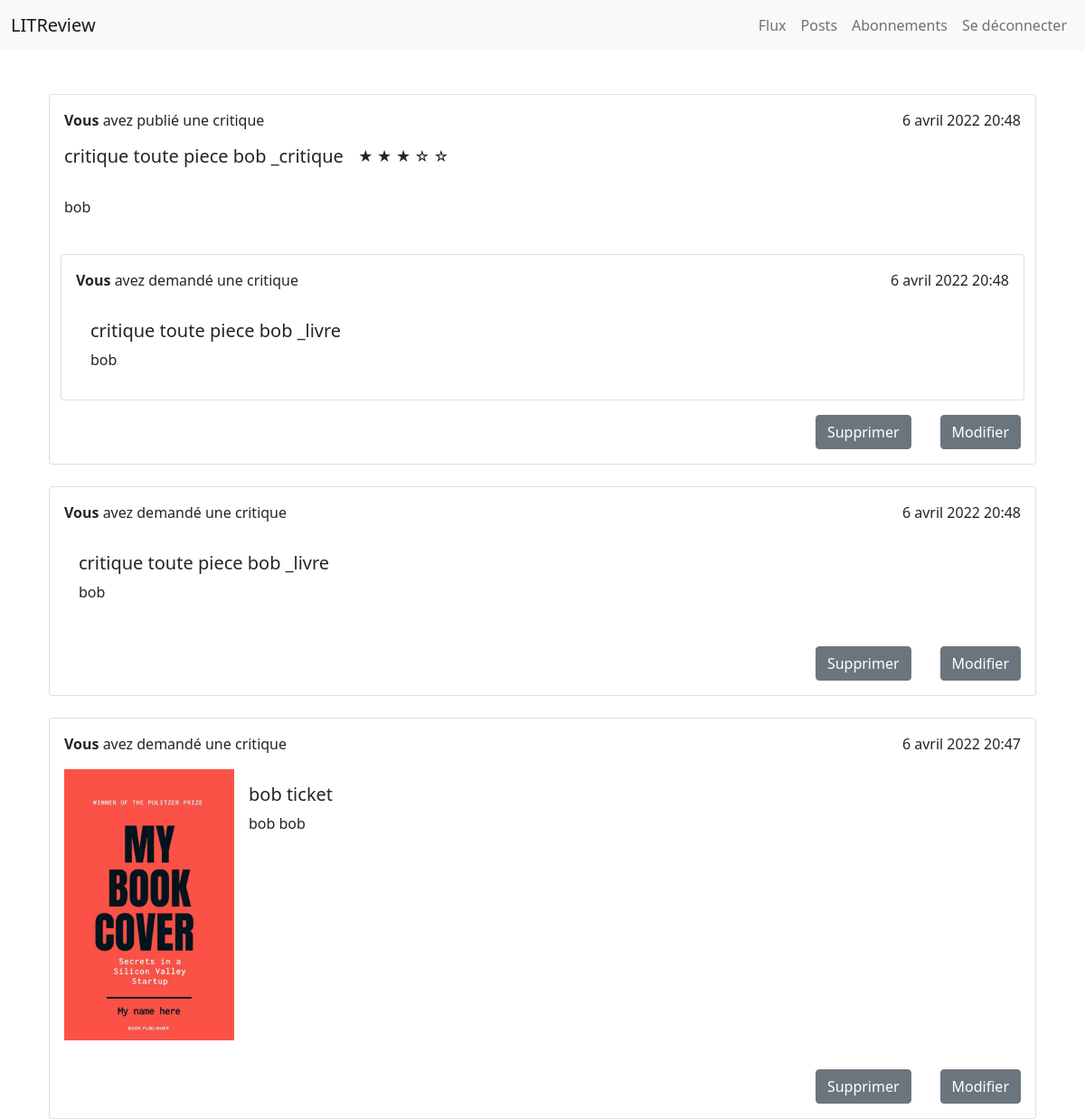
The app's page /my_posts (signed in) with its own data.
### main/models.py (models this page shows, shortened)
class Review(models.Model):
    ticket = models.ForeignKey(to=Ticket, on_delete=models.CASCADE)
    rating = models.PositiveSmallIntegerField(
        validators=[MinValueValidator(0), MaxValueValidator(5)]
    )
    headline = models.CharField(max_length=128)
    body = models.CharField(max_length=8192, blank=True)
    user = models.ForeignKey(to=settings.AUTH_USER_MODEL, on_delete=models.CASCADE)
    time_created = models.DateTimeField(auto_now_add=True)

class Ticket(models.Model):
    title = models.CharField(max_length=128)
    description = models.TextField(max_length=2048, blank=True)
    user = models.ForeignKey(to=settings.AUTH_USER_MODEL, on_delete=models.CASCADE)
    image = models.ImageField(null=True, blank=True, upload_to="images/")
    time_created = models.DateTimeField(auto_now_add=True)

### main/views.py (the view)
# urls.py: path("my_posts", views.see_my_posts, name="my_posts"),
@login_required
def see_my_posts(request):
    my_tickets = Ticket.objects.filter(user=request.user)
    my_tickets = my_tickets.annotate(content_type=Value("TICKET", CharField()))
    my_reviews = Review.objects.filter(user=request.user)
    my_reviews = my_reviews.annotate(content_type=Value("REVIEW", CharField()))
    my_posts = sorted(
        chain(my_reviews, my_tickets), key=lambda post: post.time_created, reverse=True
    )
    return render(
        request,
        "main/my_posts.html",
        {
            "my_posts": my_posts,
            "display_modify_delete_buttons": True,
        },
    )

### main/templates/main/my_posts.html
{% extends 'main/base.html' %}
{% block content %}
{%if my_posts|length == 0%}
<br><br>
<h5 class="text-center fs-5 ">Vous n'avez pas encore de post</h5>
{%else%}
{% for post in my_posts %}
{% if post.content_type == 'TICKET' %}
{% include 'main/ticket_snippet.html' with ticket=post %}
{% elif post.content_type == 'REVIEW' %}
{% include 'main/review_snippet.html' with review=post %}
{%endif%}
{% endfor %}
{%endif%}
{%endblock%}

### main/templates/main/review_snippet.html
{% block content %}
<br>
<div class="card ">
    <div class="card-body">
        <div class="d-flex justify-content-between">
            {% if review.user == request.user %}
            <p> <strong>Vous</strong> avez publié une critique </p>
            <p>{{review.time_created}}</p>
            {%else%}
            <p> <strong>{{review.user}}</strong> a publié une critique </p>
            <p>{{review.time_created}}</p>
            {% endif%}
        </div>
        <div class="d-flex flex-row mb-3">
            <h5 class="card-title">{{review.headline}} </h5>
            <div>
                <p class="ms-3 fs-6 text">
                    {%for i in '12345' %}
                    {% if forloop.counter <= review.rating %} ★ {%else%} ☆ {%endif%} {%endfor%} </p>
            </div>
        </div>
        <p class="card-text">{{review.body}}</p>
    </div>
    <div class="container">
        {% with ticket=review.ticket display_review_button=False display_modify_delete_buttons=False %}
        {% include 'main/ticket_snippet.html' %}
        {%endwith%}
    </div>
    {% if display_modify_delete_buttons %}
    <div class="d-flex justify-content-md-end">
        <a href="{% url 'delete_content' 'review' review.id %}" class="btn btn-secondary m-3">Supprimer</a>
        <a href="{% url 'update_review' review.id %}" class="btn btn-secondary m-3">Modifier</a>
    </div>
    {%else%}
    <br>
    {%endif %}
</div>
{% endblock %}

### main/templates/main/ticket_snippet.html
{% block content %}
<br>
<div class="card ">
  <div class="card-body">
    <div class="d-flex justify-content-between">
      {% if ticket.user == request.user %}
      <p> <strong>Vous</strong> avez demandé une critique</p>
      <p>{{ticket.time_created}}</p>
      {%else%}
      <p> <strong>{{ticket.user}}</strong> a demandé une critique</p>
      <p>{{ticket.time_created}}</p>
      {% endif%}
    </div>
    <div class="d-flex ">
      {% if ticket.image %}
      <img src="{{ticket.image.url}}" style="height: 300px" alt="...">
      {%endif%}
      <div class=" m-3">
          <h5 class="card-title">{{ticket.title}}</h5>
          <p class="card-text">{{ticket.description}}</p>
      </div>
    </div>
  </div>
  <div class="d-flex justify-content-md-end">
    {% if display_modify_delete_buttons %}
    <a href="{% url 'delete_content' 'ticket' ticket.id %}" class="btn btn-secondary m-3">Supprimer</a>
    <a href="{% url 'update_ticket' ticket.id %}" class="btn btn-secondary m-3">Modifier</a>
    {%elif display_review_button %}
    <a href="{% url 'response_ticket' ticket.id %}" class="btn btn-secondary m-3">Créer une critique</a>
    {%endif %}
  </div>
</div>
{% endblock %}

### records on screen
Review: time_created "6 avril 2022 20:48", headline "critique toute piece bob _critique", rating 3 (drawn), body "bob", shows "Supprimer"
Ticket: time_created "6 avril 2022 20:48", title "critique toute piece bob _livre", description "bob", shows "Supprimer"
Ticket: time_created "6 avril 2022 20:47", image (picture), title "bob ticket", description "bob bob", shows "Supprimer"
